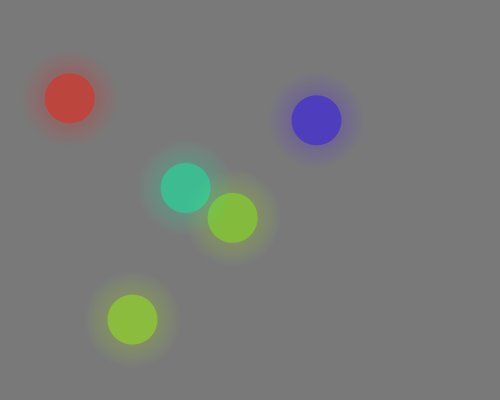
Frame 1 (no input)
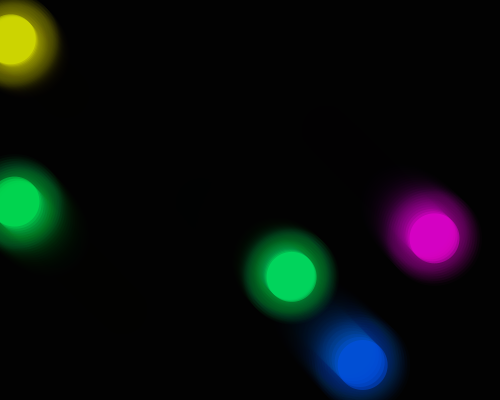
Frame 60 (the mouse pressed at the canvas centre just before this capture)
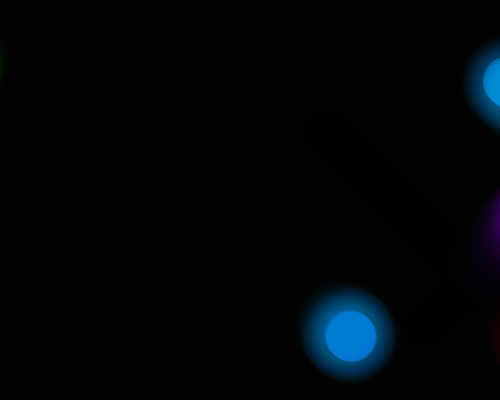
Frame 120 (the mouse held since frame 60 and released just before this capture)

The Processing sketch that drew these frames (run headless with seeded random() and noise(); from frame 60 on, the mouse is pressed at the canvas centre):

// Processing sketch: processing_105808
// ── processing_105808.pde


float[] xPos = new float[5];
float[] yPos = new float[5];
float[] xSpeed = new float[5];
float[] ySpeed = new float[5];
float[] startSpeed = {2,-2,1,-1,3};
int[] index = new int[5];

void setup () {
  size(500,400);
  background(150);
  
  //defines innitial position of ellipse
  for(int i=0; i<5; i++){
  xPos[i] = random(30,width-30);
  yPos[i] = random(30,height-30);
  xSpeed[i] = startSpeed[i];
  ySpeed[i] = startSpeed[i];
  index[i] = int(random(1,259));
  }
  
  //defines the inital speed of the ellipse
  
  //change color mode to Hue, Saturation, Brightness
  colorMode(HSB, 360, 100, 100);
}


void draw () {
  
   noStroke();
   fill(0,0,0,50);
   rect(0,0,width,height);
  
  //cycles through Hues
  for(int i=0; i<5; i++){
    if (index[i]<360){
      index[i]++;
    } else {index[i] =0;}
    
    //adds faded background
    //creates ghosting effect
    //noStroke();
    //fill(0,0,0,50);
    //rect(0,0,width,height);
    
    //checks if ellipse is within width and height
    //reverses speed direction on collision
    if (xPos[i] > (width+56)) {xPos[i] = -56;}
    else if (xPos[i] < -56) {xPos[i] = (width+56);}
    if (yPos[i] > (height-26) || yPos[i] < 26) {ySpeed[i]*=-1;}
    
    //applies speed to ellipse
    xPos[i]+=xSpeed[i];
    yPos[i]+=ySpeed[i];
    
    //draw glow effect
    fill(index[i],100,100,5);
    for(int j=0;j<10;j++){
      ellipse(xPos[i],yPos[i],50+(j*5),50+(j*5));
    }
    
    //draws ellipse 
    noStroke();
    fill(index[i],100,100,100);
    ellipse(xPos[i],yPos[i],50,50);
  }
}

void mousePressed() {
  for(int i=0; i<5; i++){
  if (dist(mouseX,mouseY,xPos[i],yPos[i])<26) {xSpeed[i]*=-1;}
  }
}
